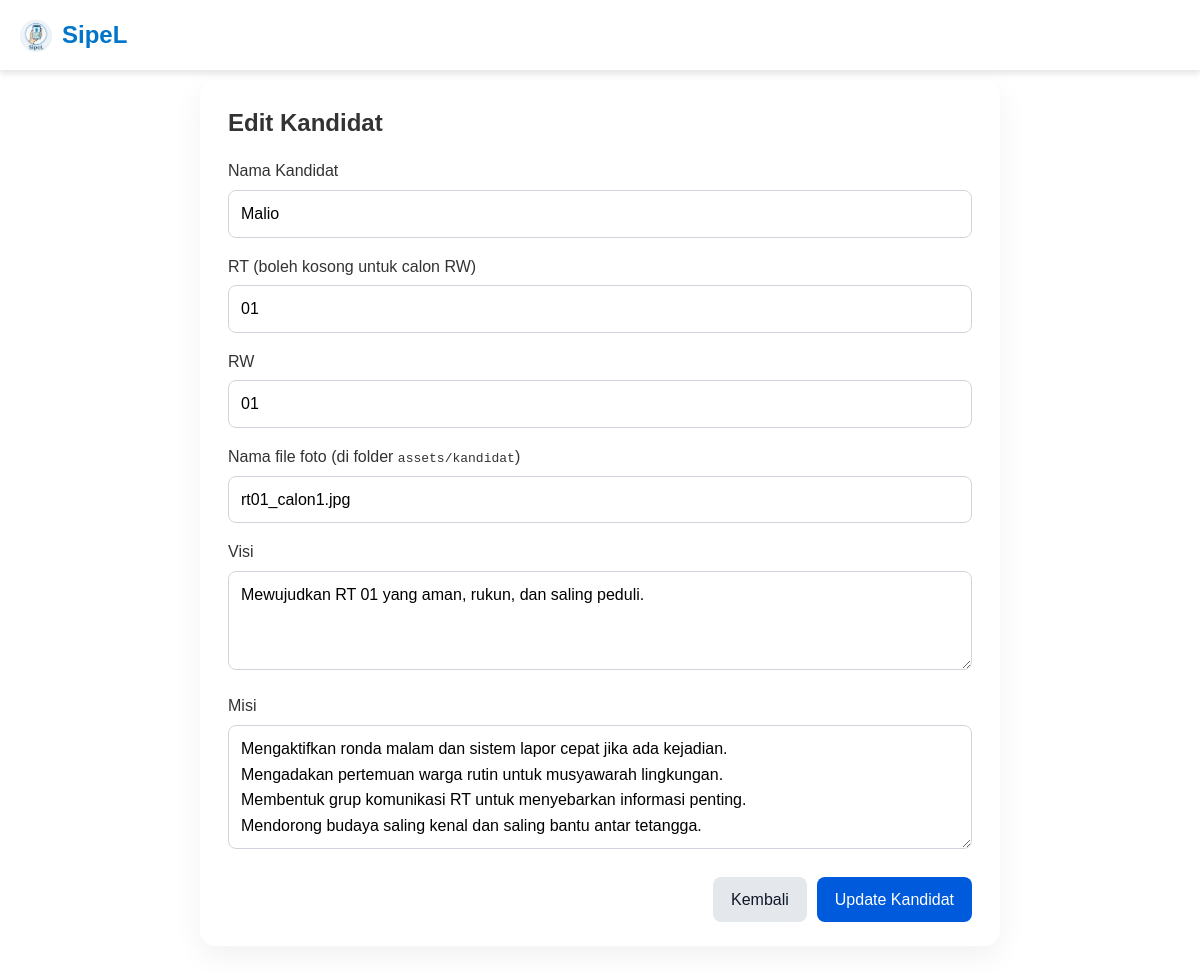
/panitia/kandidat-form.php?id=1, run on the app's committed database.
### tables this page shows
CREATE TABLE IF NOT EXISTS `kandidat` (
  `id_calon` int NOT NULL,
  `nama` varchar(100) DEFAULT NULL,
  `rt` varchar(5) DEFAULT NULL,
  `rw` varchar(5) DEFAULT NULL,
  `foto` varchar(150) DEFAULT NULL,
  `visi` text,
  `misi` text,
  `id_periode` int DEFAULT NULL,
  PRIMARY KEY (`id_calon`),
  KEY `kandidat_periode` (`id_periode`)
);

### panitia/kandidat-form.php (the view, shortened to what this page needs)
<?php
require_once __DIR__ . '/../db_connect.php';
$id  = isset($_GET['id']) ? (int)$_GET['id'] : 0;
$mode = $id > 0 ? 'edit' : 'add';
$nama = '';
$rt   = '';
$rw   = '01';
$foto = '';
$visi = '';
$misi = '';
if ($mode === 'edit') {
    $stmt = $conn->prepare("
        SELECT id_calon, nama, rt, rw, foto, visi, misi, id_periode
        FROM kandidat
        WHERE id_calon = ?
        LIMIT 1
    ");
    $stmt->bind_param("i", $id);
    $stmt->execute();
    $res = $stmt->get_result();
    if ($row = $res->fetch_assoc()) {
        $nama       = $row['nama'];
        $rt         = $row['rt'];
        $rw         = $row['rw'];
        $foto       = $row['foto'];
        $visi       = $row['visi'];
        $misi       = $row['misi'];
    } else {
        die("Data kandidat tidak ditemukan.");
    }
}
?>
<!DOCTYPE html>
<html lang="id">
<head>
  <link rel="stylesheet" href="/css/dashboard-panitia.css">
</head>
<body>
  <nav class="navbar">
    <div class="nav-container">
      <div class="nav-logo">
        <a href="../index.php">
          <img src="/assets/logo-sipelV3.png" alt="SipeL Logo" class="logo-img">
          <span>SipeL</span>
        </a>
      </div>
    </div>
  </nav>
  <div class="form-wrapper">
    <h1><?= $mode === 'edit' ? 'Edit Kandidat' : 'Tambah Kandidat'; ?></h1>
    <form method="post">
      <div class="form-group">
        <label>Nama Kandidat</label>
        <input type="text" name="nama" value="<?= htmlspecialchars($nama); ?>" required>
      </div>
      <div class="form-group">
        <label>RT (boleh kosong untuk calon RW)</label>
        <input type="text" name="rt" placeholder="01 / 02 / 03"
               value="<?= htmlspecialchars($rt); ?>">
      </div>
      <div class="form-group">
        <label>RW</label>
        <input type="text" name="rw" value="<?= htmlspecialchars($rw); ?>" required>
      </div>
      <div class="form-group">
        <label>Nama file foto (di folder <code>assets/kandidat</code>)</label>
        <input type="text" name="foto" placeholder="rt01_calon1.jpg"
               value="<?= htmlspecialchars($foto); ?>">
      </div>
      <div class="form-group">
        <label>Visi</label>
        <textarea name="visi" rows="3" required><?= htmlspecialchars($visi); ?></textarea>
      </div>
      <div class="form-group">
        <label>Misi</label>
        <textarea name="misi" rows="4" required><?= htmlspecialchars($misi); ?></textarea>
      </div>
      <div class="form-actions">
        <a href="kandidat.php" class="btn btn-secondary">Kembali</a>
        <button type="submit" class="btn btn-primary">
          <?= $mode === 'edit' ? 'Update Kandidat' : 'Simpan Kandidat'; ?>
        </button>
      </div>
    </form>
  </div>
</body>
</html>

### css/dashboard-panitia.css (style rules this page uses)
:root { --primary-color: #0075c9; --primary-dark: #005a9c; --footer-dark: #1a365d; --secondary-color: #f8f9fa; --text-color: #333; --text-light: #6c757d; --white: #fff; --border-radius: 8px; --box-shadow: 0 4px 6px rgba(0, 0, 0, 0.1); --transition: all 0.3s ease; --sidebar-width: 250px; --navbar-height: 70px; }
* { margin: 0; padding: 0; box-sizing: border-box; }
body { font-family: 'Poppins', sans-serif; line-height: 1.6; color: var(--text-color); background-color: var(--white); overflow-x: hidden; }
.navbar { background-color: var(--white); box-shadow: var(--box-shadow); position: fixed; top: 0; left: 0; right: 0; height: var(--navbar-height); z-index: 1002; }
.nav-container { display: flex; justify-content: space-between; align-items: center; padding: 1rem 20px; height: 100%; max-width: 1200px; margin: 0 auto; position: relative; }
.nav-logo a { display: flex; align-items: center; text-decoration: none; color: var(--primary-color); font-weight: 700; font-size: 1.5rem; }
.logo-img { height: 40px; margin-right: 10px; }
.form-group { margin-bottom: 1.5rem; }
.form-group label { display: block; margin-bottom: 0.5rem; color: var(--text-color); font-weight: 500; }
.form-group input, .form-group select, .form-group textarea { width: 100%; padding: 0.8rem 1rem; border: 2px solid #e0e0e0; border-radius: var(--border-radius); font-size: 1rem; transition: var(--transition); background-color: var(--white); }
.btn { display: inline-block; padding: 0.6rem 1.2rem; border-radius: var(--border-radius); text-decoration: none; font-weight: 500; text-align: center; transition: var(--transition); cursor: pointer; border: 2px solid transparent; font-size: 0.9rem; }
.btn-primary { background-color: var(--primary-color); color: var(--white); }

### panitia/kandidat-form.php (style rules this page uses)
.form-wrapper { max-width: 800px; margin: 80px auto 40px; background:#fff; padding:24px 28px; border-radius:16px; box-shadow:0 10px 30px rgba(0,0,0,.06); font-family:'Poppins',sans-serif; }
.form-wrapper h1 { font-size:24px;margin-bottom:16px; }
.form-group { margin-bottom:16px; }
.form-group label { display:block;margin-bottom:6px;font-weight:500; }
.form-group input, .form-group textarea { width:100%; padding:10px 12px; border-radius:8px; border:1px solid #d0d5dd; font:inherit; resize:vertical; }
.form-actions { margin-top:20px; display:flex; justify-content:flex-end; gap:10px; }
.btn { padding:10px 18px;border-radius:8px;border:none;cursor:pointer;font:inherit; }
.btn-primary { background:#005adc;color:#fff; }
.btn-secondary { background:#e4e7ec;color:#101828;text-decoration:none;display:inline-flex;align-items:center; }

### data on the page
kandidat: nama "Malio", rt "01", rw "01", foto "rt01_calon1.jpg", visi "Mewujudkan RT 01 yang aman, rukun, dan saling peduli.", misi "Mengaktifkan ronda malam dan sistem lapor cepat jika ada kejadian. Mengadakan pertemuan warga rutin untuk musyawarah lingkungan. Membentuk grup komunikasi RT untuk menyebarkan informasi penting. Mendorong budaya saling kenal dan saling bantu antar tetangga."
